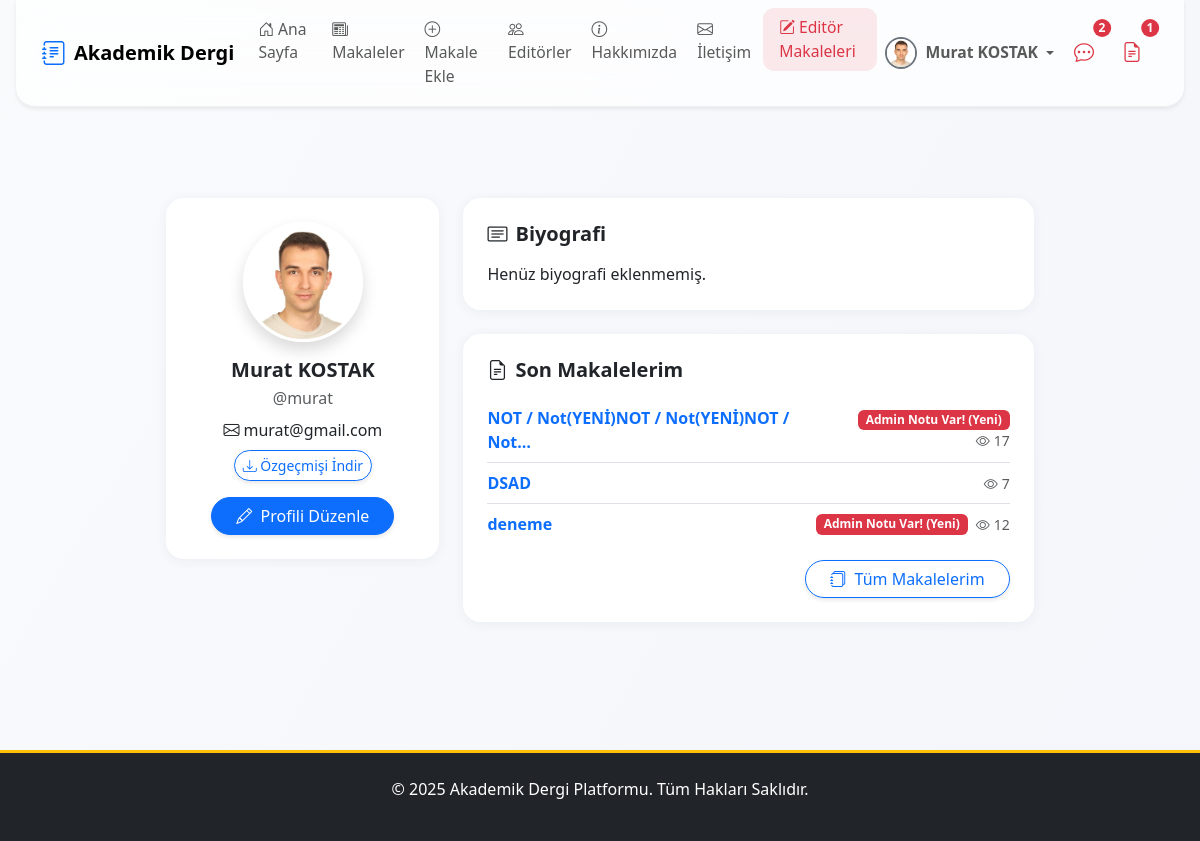
Page /users/my-profil/ (signed in) on the committed database.
### apps/users/models.py (models this page shows, shortened)
class User(AbstractUser):
    email = models.EmailField(unique=True, verbose_name="E-posta Adresi")
    biyografi = models.TextField(blank=True, null=True, verbose_name="Biyografi")
    profile_resmi = models.ImageField(
        upload_to=profile_pic_path,
        default='profile_pics/default.png',
        verbose_name="Profil Resmi"
    )
    resume = models.FileField(
        upload_to=resume_path,
        blank=True,
        null=True,
        verbose_name="Özgeçmiş (PDF)"
    )
    is_editor = models.BooleanField(default=False, verbose_name="Editör Yetkisi")
    goster_editorler_sayfasinda = models.BooleanField(
        default=False,
        verbose_name="Editörler Sayfasında Gösterilsin mi?"
    )
    def get_full_name(self):
        return f"{self.first_name} {self.last_name}".strip()

### apps/articles/models.py (models this page shows, shortened)
class Makale(models.Model):
    baslik = models.CharField(max_length=255, verbose_name="Başlık")
    slug = models.SlugField(max_length=255, unique=True, blank=True, help_text="Bu alan otomatik oluşturulur.")
    aciklama = models.TextField(verbose_name="Açıklama/Özet")
    pdf_dosyasi = models.FileField(upload_to=article_pdf_path, verbose_name="PDF Dosyası")
    anahtar_kelimeler = models.CharField(max_length=255, verbose_name="Anahtar Kelimeler", help_text="Kelimeleri virgül (,) ile ayırınız.", blank=True)
    yazarlar = models.ManyToManyField(Yazar, related_name='makaleler', verbose_name="Yazarlar")
    dergi_sayisi = models.ForeignKey(DergiSayisi, on_delete=models.SET_NULL, null=True, blank=True, related_name='makaleler', verbose_name="Dergi Sayısı")
    admin_notu = models.TextField(blank=True, null=True, verbose_name="Editör/Admin Notu")
    goruntulenme_sayisi = models.PositiveIntegerField(default=0, verbose_name="Görüntülenme Sayısı")
    goster_makaleler_sayfasinda = models.BooleanField(default=False, verbose_name="Yayında mı?")
    olusturulma_tarihi = models.DateTimeField(auto_now_add=True)
    guncellenme_tarihi = models.DateTimeField(auto_now=True)
    admin_notu_okundu = models.BooleanField(default=True)
    class Meta:
        verbose_name = "Makale"
        verbose_name_plural = "Makaleler"
        ordering = ['-olusturulma_tarihi']

### apps/users/views.py (the view)
# urls.py: path('my-profil/', MyProfilView.as_view(), name='my_profil'),
class MyProfilView(LoginRequiredMixin, DetailView):
    model = User
    template_name = 'users/my_profil.html'
    context_object_name = 'user'
    def get_object(self):
        return self.request.user
    def get_context_data(self, **kwargs):
        context = super().get_context_data(**kwargs)
        try:
            yazar = self.request.user.yazar_profili
            makaleler = yazar.makaleler.order_by('-guncellenme_tarihi')
        except Exception:
            makaleler = []
        context['last_articles'] = makaleler[:3]
        context['published_count'] = makaleler.filter(goster_makaleler_sayfasinda=True).count() if hasattr(makaleler, 'filter') else 0
        context['total_views'] = makaleler.aggregate(total=Sum('goruntulenme_sayisi'))['total'] if hasattr(makaleler, 'aggregate') else 0
        return context

### apps/core/context_processors.py (called while the page is built)
def notification_context(request):
    if not request.user.is_authenticated:
        return {}
    user = request.user
    context = {}
    if user.is_superuser:
        context['unread_messages_count'] = IletisimFormu.objects.filter(cevaplandi=False).count()
    else:
        context['unread_messages_count'] = 0
    if user.is_superuser or user.is_editor:
        context['draft_articles_count'] = Makale.objects.filter(goster_makaleler_sayfasinda=False).count()
    else:
        context['draft_articles_count'] = 0
    context['unread_notes_count'] = Makale.objects.filter(
        yazarlar__user_hesabi=user,
        admin_notu_okundu=False
    ).exclude(admin_notu__isnull=True).exclude(admin_notu__exact='').count()
    return context

### templates/users/my_profil.html (shortened to what this page needs)
{% extends 'base.html' %}
{% load static %}
{% block content %}
<div class="container py-5">
  <div class="row justify-content-center">
    <div class="col-lg-10 col-md-12 col-12">
      <div class="row g-4">
        <div class="col-md-4 col-12">
          <div class="card glass-card shadow-lg border-0 rounded-4 mb-4">
            <div class="card-body d-flex flex-column align-items-center p-4">
              <div class="position-relative mb-3" style="width: 120px;">
                {% if user.profile_resmi %}
                  <img src="{{ user.profile_resmi.url }}" class="rounded-circle shadow border border-3 border-white" alt="Profil Resmi" style="width: 120px; height: 120px; object-fit: cover;">
                {% else %}
                  <div class="rounded-circle shadow border border-3 border-white bg-secondary d-flex align-items-center justify-content-center" style="width: 120px; height: 120px;">
                    <i class="bi bi-person-fill text-white" style="font-size: 2.5rem;"></i>
                  </div>
                {% endif %}
              </div>
              <h5 class="fw-bold mb-1">{{ user.first_name }} {{ user.last_name }}</h5>
              <span class="text-muted mb-2">@{{ user.username }}</span>
              <span class="mb-2"><i class="bi bi-envelope me-1"></i>{{ user.email }}</span>
              {% if user.resume %}
                <a href="{{ user.resume.url }}" target="_blank" class="btn btn-outline-primary btn-sm mb-2"><i class="bi bi-download"></i> Özgeçmişi İndir</a>
              {% endif %}
              <a href="{% url 'profil_duzenle' %}" class="btn btn-primary rounded-pill px-4 mt-2"><i class="bi bi-pencil me-1"></i> Profili Düzenle</a>
            </div>
          </div>
        </div>
        <div class="col-md-8 col-12">
          <div class="card glass-card shadow-lg border-0 rounded-4 mb-4">
            <div class="card-body p-4">
              <h5 class="fw-bold mb-3"><i class="bi bi-card-text me-2"></i>Biyografi</h5>
              <p class="mb-0">{{ user.biyografi|default:'Henüz biyografi eklenmemiş.' }}</p>
            </div>
          </div>
          <div class="card glass-card shadow-lg border-0 rounded-4">
            <div class="card-body p-4">
              <h5 class="fw-bold mb-3"><i class="bi bi-file-earmark-text me-2"></i>Son Makalelerim</h5>
              {% if last_articles %}
                <ul class="list-group list-group-flush">
                  {% for article in last_articles %}
                    <li class="list-group-item bg-transparent px-0 py-2 d-flex align-items-center justify-content-between">
                      <div class="d-flex align-items-center flex-wrap">
                        <a href="{% url 'makale_detail' article.pk %}" class="fw-semibold text-decoration-none" title="{{ article.baslik }}">{{ article.baslik|truncatechars:40 }}</a>
                      </div>
                      <div class="d-flex align-items-center flex-wrap justify-content-end">
                        {% if article.admin_notu %}
                          {% if not article.admin_notu_okundu %}
                            <span class="badge bg-danger text-white ms-2 blink">Admin Notu Var! (Yeni)</span>
                          {% else %}
                            <span class="badge bg-secondary text-dark ms-2">Admin Notu Var!</span>
                          {% endif %}
                        {% endif %}
                        <span class="text-muted small ms-2"><i class="bi bi-eye me-1"></i>{{ article.goruntulenme_sayisi|default:0 }}</span>
                      </div>
                    </li>
                  {% endfor %}
                </ul>
                <div class="mt-3 text-end">
                  <a href="{% url 'makalelerim' %}" class="btn btn-outline-primary rounded-pill px-4">
                    <i class="bi bi-journals me-1"></i> Tüm Makalelerim
                  </a>
                </div>
              {% else %}
                <div class="text-muted">Henüz makale eklenmemiş.</div>
              {% endif %}
            </div>
          </div>
        </div>
      </div>
    </div>
  </div>
</div>
{% endblock %}

### templates/partials/_navbar.html (shortened to what this page needs)
{% load static %}
{% load form_tags %}
<nav class="navbar navbar-expand-lg navbar-light fixed-top navbar-glass shadow-sm">
    <div class="container position-relative">
        <a class="navbar-brand d-none d-lg-flex align-items-center me-3" href="{% url 'anasayfa' %}">
            <i class="bi bi-journal-text fs-4 me-2 text-primary"></i>
            <span>Akademik Dergi</span>
        </a>
        <div class="collapse navbar-collapse justify-content-between mobile-glass-menu" id="navbarNav">
            <ul class="navbar-nav me-auto mb-2 mb-lg-0 gap-lg-1 gap-2 mobile-menu-list">
                <li class="nav-item">
                    <a href="{% url 'anasayfa' %}" class="nav-link {% if request.resolver_match.url_name == 'anasayfa' %}active fw-bold{% endif %}">
                        <i class="bi bi-house-door me-1"></i>Ana Sayfa
                    </a>
                </li>
                <li class="nav-item">
                    <a href="{% url 'makale_list' %}" class="nav-link {% if request.resolver_match.url_name == 'makale_list' %}active fw-bold{% endif %}">
                        <i class="bi bi-newspaper me-1"></i>Makaleler
                    </a>
                </li>
                {% if user.is_authenticated and not user.is_superuser %}
                    <li class="nav-item">
                    <a href="{% url 'makale_ekle' %}" class="nav-link {% if request.resolver_match.url_name == 'makale_ekle' %}active fw-bold{% endif %}">
                        <i class="bi bi-plus-circle me-1"></i>Makale Ekle
                        </a>
                    </li>
                    {% endif %}
                <li class="nav-item">
                    <a href="{% url 'editorler' %}" class="nav-link {% if request.resolver_match.url_name == 'editorler' %}active fw-bold{% endif %}">
                        <i class="bi bi-people me-1"></i>Editörler
                    </a>
                </li>
                <li class="nav-item">
                    <a href="{% url 'hakkinda' %}" class="nav-link {% if request.resolver_match.url_name == 'hakkinda' %}active fw-bold{% endif %}">
                        <i class="bi bi-info-circle me-1"></i>Hakkımızda
                    </a>
                </li>
                        <li class="nav-item">
                    <a href="{% url 'iletisim' %}" class="nav-link {% if request.resolver_match.url_name == 'iletisim' %}active fw-bold{% endif %}">
                        <i class="bi bi-envelope me-1"></i>İletişim
                            </a>
                        </li>
                {% if user.is_authenticated %}
                    {% if user.is_editor and not user.is_superuser %}
                    <li class="nav-item">
                        <a href="{% url 'dashboard:editor_panel' %}" class="nav-link nav-link-red {% if request.resolver_match.url_name == 'editor_panel' %}active fw-bold{% endif %}">
                            <i class="bi bi-pencil-square me-1"></i>Editör Makaleleri
                        </a>
                    </li>
                    {% endif %}
                {% endif %}
            </ul>
            <ul class="navbar-nav align-items-center gap-lg-1 gap-2 d-none d-lg-flex">
                {% if user.is_authenticated %}
                    <li class="nav-item dropdown">
                        <a class="nav-link dropdown-toggle d-flex align-items-center" href="#" id="userDropdownDesktop" role="button" data-bs-toggle="dropdown" aria-expanded="false">
                            {% if user.profile_resmi %}
                                <img src="{{ user.profile_resmi.url }}" class="rounded-circle me-2" width="32" height="32" alt="{{ user.get_full_name|default:user.username }}" style="object-fit: cover;">
                            {% else %}
                                <div class="rounded-circle bg-primary bg-opacity-10 d-flex justify-content-center align-items-center me-2" style="width: 32px; height: 32px;">
                                    <i class="bi bi-person text-primary"></i>
                                </div>
                            {% endif %}
                            <span class="fw-semibold me-1">
                                {% if user.is_superuser %}
                                    ADMİN
                                {% else %}
                            {{ user.get_full_name|default:user.username }}
                                {% endif %}
                            </span>
                        </a>
                    </li>
                {% endif %}
                {% if user.is_authenticated %}
                    {% if unread_notes_count and unread_notes_count > 0 %}
                    <li class="nav-item position-relative me-2">
                        <a href="{% url 'makalelerim' %}" class="nav-link px-2" title="Yeni Admin Notu Olan Makaleler">
                            <i class="bi bi-chat-dots fs-5 text-danger"></i>
                            <span class="position-absolute top-0 start-100 translate-middle badge rounded-pill bg-danger text-white small-badge">{{ unread_notes_count }}</span>
                        </a>
                    </li>
                    {% endif %}
                    {% if user.is_superuser or user.is_editor %}
                        {% if draft_articles_count and draft_articles_count > 0 %}
                        <li class="nav-item position-relative me-2">
                            <a href="{% url 'dashboard:editor_panel' %}" class="nav-link px-2" title="Taslak Makaleler">
                                <i class="bi bi-file-earmark-text fs-5 text-danger"></i>
                                <span class="position-absolute top-0 start-100 translate-middle badge rounded-pill bg-danger text-white small-badge">{{ draft_articles_count }}</span>
                            </a>
                        </li>
                        {% endif %}
                    {% endif %}
                {% endif %}
            </ul>
        </div>
    </div>
</nav>

### static/css/style.css (style rules this page uses)
body { font-family: 'Segoe UI', Roboto, 'Helvetica Neue', Arial, sans-serif; background-color: #f8f9fa; transition: background-color 0.3s; }
.navbar-brand { font-weight: bold; }
.navbar .dropdown-toggle img { border: 2px solid #6c757d; transition: transform 0.2s; }
.btn { transition: all 0.3s ease; box-shadow: 0 2px 4px rgba(0,0,0,0.1); }
.card { transition: transform 0.3s ease, box-shadow 0.3s ease; border: none; box-shadow: 0 4px 6px rgba(0,0,0,0.1); }

### templates/base.html (style rules this page uses)
body { background: linear-gradient(120deg, #f8fafc 0%, #f4f6fb 100%); min-height: 100vh; font-family: 'Segoe UI', 'Roboto', 'Helvetica Neue', Arial, sans-serif; color: #222; transition: background 0.3s; }
.modern-card, .card { border-radius: 1.1rem !important; box-shadow: 0 2px 12px 0 rgba(44,62,80,0.06) !important; border: none !important; }
.modern-btn, .btn { border-radius: 2rem !important; font-weight: 500; transition: box-shadow 0.2s, background 0.2s; }
body { opacity: 0; transition: opacity 0.5s; }

### templates/partials/_navbar.html (style rules this page uses)
.navbar-glass { background: rgba(255, 255, 255, 0.7); backdrop-filter: blur(24px); -webkit-backdrop-filter: blur(24px); border-bottom: 1.5px solid rgba(44, 62, 80, 0.07); transition: all 0.3s cubic-bezier(.4,0,.2,1); border-radius: 0 0 1.2rem 1.2rem; margin: 0 1rem; width: calc(100% - 2rem); box-shadow: 0 4px 24px 0 rgba(44,62,80,0.07); }
.nav-link-red { color: #dc3545 !important; background: rgba(220, 53, 69, 0.1); border-radius: 0.5rem; padding: 0.5rem 1rem !important; transition: all 0.3s ease; }
.navbar-nav .nav-link { font-size: 0.98rem; padding: 0.6rem 1.1rem; border-radius: 0.7rem; transition: background 0.2s, color 0.2s; }
.navbar-nav .position-relative { margin-right: 0.5rem; }
@media (min-width: 992px) { .d-lg-flex { display: flex !important; } }
body { padding-top: 80px; }
.small-badge { font-size: 0.75rem; padding: 0.25em 0.45em; z-index: 2; }

### templates/users/my_profil.html (style rules this page uses)
.glass-card { background: rgba(255,255,255,0.92); backdrop-filter: blur(12px); -webkit-backdrop-filter: blur(12px); border-radius: 1.5rem; box-shadow: 0 8px 32px 0 rgba(44,62,80,0.13); border: 1.5px solid #e0e0e0; }
.blink { animation: blinker 1s linear infinite; }

### rows in the picture
User: profile_resmi (picture), get_full_name "Murat KOSTAK", first_name "Murat", last_name "KOSTAK", username "murat", email "murat@gmail.com", biyografi "Henüz biyografi eklenmemiş."
Makale: baslik "NOT / Not(YENİ)NOT / Not(YENİ)NOT / Not…", admin_notu "Admin Notu Var! (Yeni)", goruntulenme_sayisi "17"
Makale: baslik "DSAD", goruntulenme_sayisi "7"
Makale: baslik "deneme", admin_notu "Admin Notu Var! (Yeni)", goruntulenme_sayisi "12"

### other values in the picture
{{ unread_notes_count }} "2"
{{ draft_articles_count }} "1"
